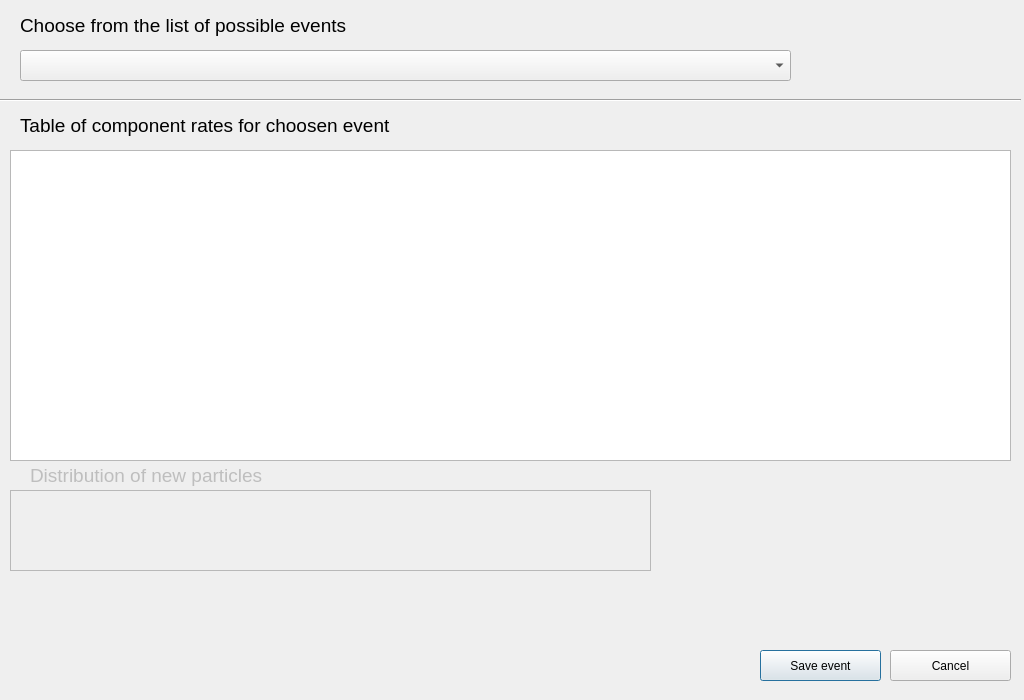
<?xml version="1.0" encoding="UTF-8"?>
<ui version="4.0">
 <class>New_event_dialog</class>
 <widget class="QDialog" name="New_event_dialog">
  <property name="geometry">
   <rect>
    <x>0</x>
    <y>0</y>
    <width>1024</width>
    <height>700</height>
   </rect>
  </property>
  <property name="windowTitle">
   <string>Event maker</string>
  </property>
  <widget class="QComboBox" name="comboBox">
   <property name="geometry">
    <rect>
     <x>20</x>
     <y>50</y>
     <width>771</width>
     <height>31</height>
    </rect>
   </property>
   <property name="font">
    <font>
     <family>Arial</family>
     <pointsize>14</pointsize>
    </font>
   </property>
   <property name="acceptDrops">
    <bool>false</bool>
   </property>
  </widget>
  <widget class="QLabel" name="label">
   <property name="geometry">
    <rect>
     <x>20</x>
     <y>10</y>
     <width>401</width>
     <height>31</height>
    </rect>
   </property>
   <property name="font">
    <font>
     <family>Arial</family>
     <pointsize>14</pointsize>
     <weight>50</weight>
     <bold>false</bold>
    </font>
   </property>
   <property name="text">
    <string>Choose from the list of possible events</string>
   </property>
  </widget>
  <widget class="Line" name="line">
   <property name="geometry">
    <rect>
     <x>0</x>
     <y>90</y>
     <width>1021</width>
     <height>21</height>
    </rect>
   </property>
   <property name="orientation">
    <enum>Qt::Horizontal</enum>
   </property>
  </widget>
  <widget class="QLabel" name="label_2">
   <property name="geometry">
    <rect>
     <x>20</x>
     <y>110</y>
     <width>981</width>
     <height>31</height>
    </rect>
   </property>
   <property name="font">
    <font>
     <family>Arial</family>
     <pointsize>14</pointsize>
     <weight>50</weight>
     <bold>false</bold>
    </font>
   </property>
   <property name="text">
    <string>Table of component rates for choosen event </string>
   </property>
  </widget>
  <widget class="QTableWidget" name="tableWidget">
   <property name="geometry">
    <rect>
     <x>10</x>
     <y>150</y>
     <width>1001</width>
     <height>311</height>
    </rect>
   </property>
   <property name="font">
    <font>
     <family>Arial Narrow</family>
     <pointsize>14</pointsize>
    </font>
   </property>
   <property name="acceptDrops">
    <bool>true</bool>
   </property>
  </widget>
  <widget class="QPushButton" name="pushButton">
   <property name="geometry">
    <rect>
     <x>760</x>
     <y>650</y>
     <width>121</width>
     <height>31</height>
    </rect>
   </property>
   <property name="text">
    <string>Save event</string>
   </property>
  </widget>
  <widget class="QPushButton" name="pushButton_2">
   <property name="geometry">
    <rect>
     <x>890</x>
     <y>650</y>
     <width>121</width>
     <height>31</height>
    </rect>
   </property>
   <property name="text">
    <string>Cancel</string>
   </property>
  </widget>
  <widget class="QLabel" name="label_3">
   <property name="enabled">
    <bool>false</bool>
   </property>
   <property name="geometry">
    <rect>
     <x>30</x>
     <y>460</y>
     <width>601</width>
     <height>31</height>
    </rect>
   </property>
   <property name="font">
    <font>
     <family>Arial</family>
     <pointsize>14</pointsize>
     <weight>50</weight>
     <bold>false</bold>
    </font>
   </property>
   <property name="text">
    <string>Distribution of new particles</string>
   </property>
  </widget>
  <widget class="QTableWidget" name="tableWidget_2">
   <property name="enabled">
    <bool>false</bool>
   </property>
   <property name="geometry">
    <rect>
     <x>10</x>
     <y>490</y>
     <width>641</width>
     <height>81</height>
    </rect>
   </property>
   <property name="font">
    <font>
     <family>Arial</family>
     <pointsize>14</pointsize>
    </font>
   </property>
  </widget>
 </widget>
 <resources/>
 <connections>
  <connection>
   <sender>pushButton_2</sender>
   <signal>clicked()</signal>
   <receiver>New_event_dialog</receiver>
   <slot>close()</slot>
   <hints>
    <hint type="sourcelabel">
     <x>929</x>
     <y>658</y>
    </hint>
    <hint type="destinationlabel">
     <x>896</x>
     <y>590</y>
    </hint>
   </hints>
  </connection>
 </connections>
</ui>
